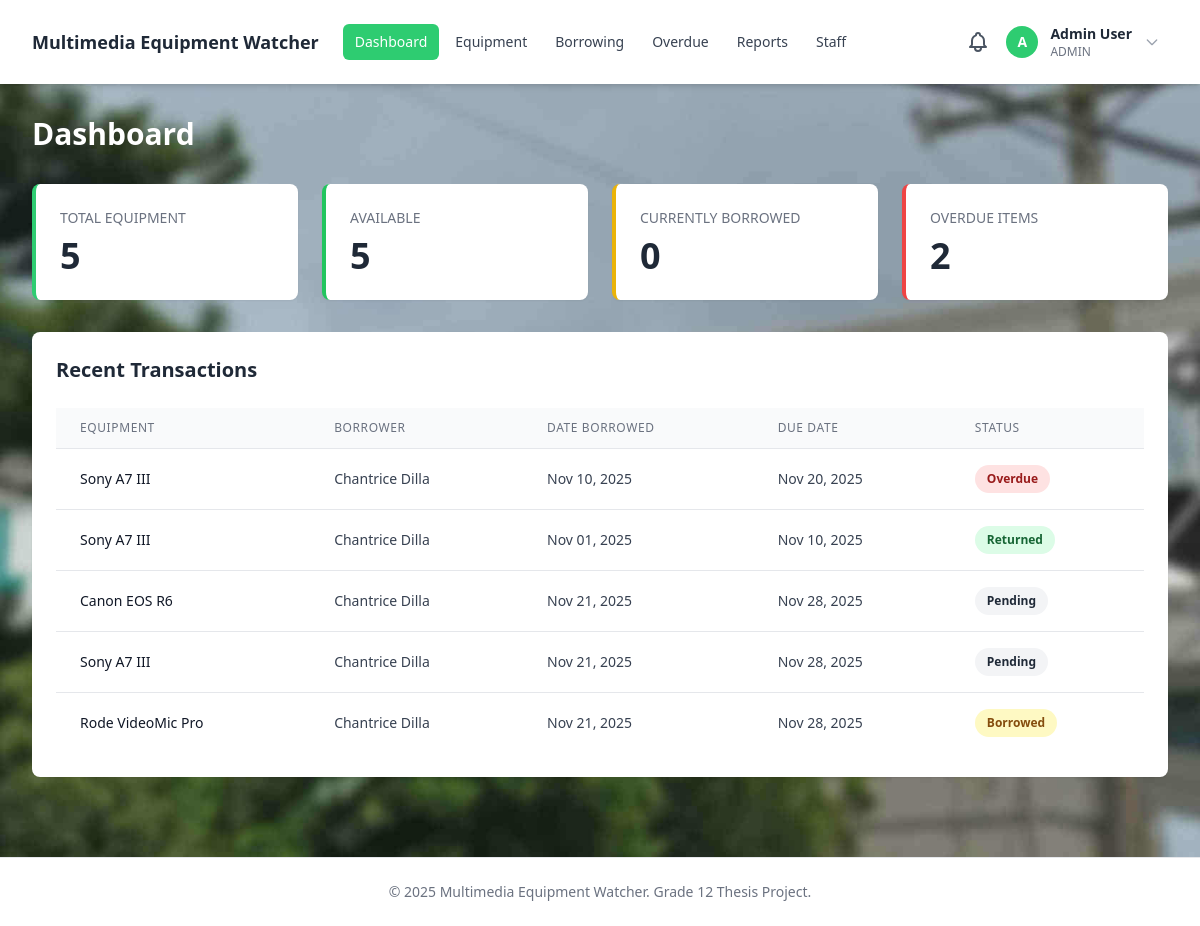
/dashboard.php (signed in), run on the app's committed database.
### tables this page shows
CREATE TABLE borrowing_transactions (
    id INT AUTO_INCREMENT PRIMARY KEY,
    equipment_id INT NOT NULL,
    user_id INT NOT NULL,
    quantity INT NOT NULL DEFAULT 1,
    quantity_returned INT NOT NULL DEFAULT 0,
    date_borrowed DATE NOT NULL,
    due_date DATE NOT NULL,
    date_returned DATE NULL,
    status ENUM('pending', 'borrowed', 'returned', 'partially_returned', 'lost', 'rejected') NOT NULL DEFAULT 'pending',
    remarks TEXT NULL,
    created_at TIMESTAMP DEFAULT CURRENT_TIMESTAMP,
    FOREIGN KEY (equipment_id) REFERENCES equipment(id) ON DELETE CASCADE,
    FOREIGN KEY (user_id) REFERENCES users(id) ON DELETE CASCADE
);

CREATE TABLE equipment (
    id INT AUTO_INCREMENT PRIMARY KEY,
    name VARCHAR(100) NOT NULL,
    description TEXT,
    category VARCHAR(50),
    total_quantity INT NOT NULL DEFAULT 1,
    available_quantity INT NOT NULL DEFAULT 1,
    status ENUM('available', 'borrowed', 'damaged', 'lost') NOT NULL DEFAULT 'available',
    created_at TIMESTAMP DEFAULT CURRENT_TIMESTAMP
);

CREATE TABLE users (
    id INT AUTO_INCREMENT PRIMARY KEY,
    name VARCHAR(100) NOT NULL,
    email VARCHAR(100) NOT NULL UNIQUE,
    password VARCHAR(255) NOT NULL,
    role ENUM('admin', 'user') NOT NULL DEFAULT 'user',
    is_active TINYINT(1) NOT NULL DEFAULT 0,
    created_at TIMESTAMP DEFAULT CURRENT_TIMESTAMP
);

### config/database.php (called while the page is built, shortened)
<?php
function isAdmin() {
    return isset($_SESSION['role']) && $_SESSION['role'] === 'admin';
}
function getCurrentUser() {
    return [
        'id' => $_SESSION['user_id'] ?? null,
        'name' => $_SESSION['user_name'] ?? null,
        'email' => $_SESSION['user_email'] ?? null,
        'role' => $_SESSION['role'] ?? null
    ];
}

### dashboard.php (the view, shortened to what this page needs)
<?php
require_once './config/database.php';
require_once 'includes/header.php';
$pdo = getDBConnection();
$totalEquipment = $pdo->query("SELECT COUNT(*) FROM equipment")->fetchColumn();
$availableEquipment = $pdo->query("SELECT COUNT(*) FROM equipment WHERE status = 'available'")->fetchColumn();
$borrowedEquipment = $pdo->query("SELECT COUNT(*) FROM equipment WHERE status = 'borrowed'")->fetchColumn();
$overdueTransactions = $pdo->query("SELECT COUNT(*) FROM borrowing_transactions WHERE status = 'borrowed' AND due_date < CURDATE()")->fetchColumn();
$recentTransactions = $pdo->query("
    SELECT bt.*, e.name as equipment_name, u.name as borrower_name
    FROM borrowing_transactions bt
    JOIN equipment e ON bt.equipment_id = e.id
    JOIN users u ON bt.user_id = u.id
    ORDER BY bt.created_at DESC
    LIMIT 5
")->fetchAll();
?>
<div class="mb-8">
    <h2 class="text-3xl font-bold text-white">Dashboard</h2>
</div>
<div class="grid grid-cols-1 md:grid-cols-2 lg:grid-cols-4 gap-6 mb-8">
    <div class="bg-white rounded-lg shadow-sm p-6 border-l-4 border-primary">
        <h3 class="text-sm font-medium text-gray-500 uppercase mb-2">Total Equipment</h3>
        <p class="text-4xl font-bold text-gray-800"><?php echo $totalEquipment; ?></p>
    </div>
    <div class="bg-white rounded-lg shadow-sm p-6 border-l-4 border-green-500">
        <h3 class="text-sm font-medium text-gray-500 uppercase mb-2">Available</h3>
        <p class="text-4xl font-bold text-gray-800"><?php echo $availableEquipment; ?></p>
    </div>
    <div class="bg-white rounded-lg shadow-sm p-6 border-l-4 border-yellow-500">
        <h3 class="text-sm font-medium text-gray-500 uppercase mb-2">Currently Borrowed</h3>
        <p class="text-4xl font-bold text-gray-800"><?php echo $borrowedEquipment; ?></p>
    </div>
    <div class="bg-white rounded-lg shadow-sm p-6 border-l-4 border-red-500">
        <h3 class="text-sm font-medium text-gray-500 uppercase mb-2">Overdue Items</h3>
        <p class="text-4xl font-bold text-gray-800"><?php echo $overdueTransactions; ?></p>
    </div>
</div>
<div class="bg-white rounded-lg shadow-sm p-6">
    <h3 class="text-xl font-semibold text-gray-800 mb-6">Recent Transactions</h3>
    <?php if (count($recentTransactions) > 0): ?>
        <div class="overflow-x-auto">
            <table class="min-w-full divide-y divide-gray-200">
                <thead class="bg-gray-50">
                    <tr>
                        <th class="px-6 py-3 text-left text-xs font-medium text-gray-500 uppercase tracking-wider">Equipment</th>
                        <th class="px-6 py-3 text-left text-xs font-medium text-gray-500 uppercase tracking-wider">Borrower</th>
                        <th class="px-6 py-3 text-left text-xs font-medium text-gray-500 uppercase tracking-wider">Date Borrowed</th>
                        <th class="px-6 py-3 text-left text-xs font-medium text-gray-500 uppercase tracking-wider">Due Date</th>
                        <th class="px-6 py-3 text-left text-xs font-medium text-gray-500 uppercase tracking-wider">Status</th>
                    </tr>
                </thead>
                <tbody class="bg-white divide-y divide-gray-200">
                    <?php foreach ($recentTransactions as $transaction): ?>
                        <?php
                        $statusClass = 'bg-gray-100 text-gray-800';
                        $statusText = ucfirst($transaction['status']);
                        if ($transaction['status'] === 'returned') {
                            $statusClass = 'bg-green-100 text-green-800';
                        } elseif ($transaction['status'] === 'borrowed' && $transaction['due_date'] < date('Y-m-d')) {
                            $statusClass = 'bg-red-100 text-red-800';
                            $statusText = 'Overdue';
                        } elseif ($transaction['status'] === 'borrowed') {
                            $statusClass = 'bg-yellow-100 text-yellow-800';
                        }
                        ?>
                        <tr class="hover:bg-gray-50 cursor-pointer" onclick="window.location.href='/borrowing/edit-status.php?id=<?php echo $transaction['id']; ?>'">
                            <td class="px-6 py-4 whitespace-nowrap text-sm font-medium text-gray-900"><?php echo htmlspecialchars($transaction['equipment_name']); ?></td>
                            <td class="px-6 py-4 whitespace-nowrap text-sm text-gray-700"><?php echo htmlspecialchars($transaction['borrower_name'] ?? 'Unknown'); ?></td>
                            <td class="px-6 py-4 whitespace-nowrap text-sm text-gray-700"><?php echo date('M d, Y', strtotime($transaction['date_borrowed'])); ?></td>
                            <td class="px-6 py-4 whitespace-nowrap text-sm text-gray-700"><?php echo date('M d, Y', strtotime($transaction['due_date'])); ?></td>
                            <td class="px-6 py-4 whitespace-nowrap">
                                <span class="px-3 py-1 inline-flex text-xs leading-5 font-semibold rounded-full <?php echo $statusClass; ?>">
                                    <?php echo $statusText; ?>
                                </span>
                            </td>
                        </tr>
                    <?php endforeach; ?>
                </tbody>
            </table>
        </div>
    <?php endif; ?>
</div>
<?php require_once 'includes/footer.php'; ?>

### includes/header.php (shortened to what this page needs)
<?php
require_once __DIR__ . '/../config/database.php';
$currentUser = getCurrentUser();
$currentPage = basename($_SERVER['PHP_SELF']);
?>
<!DOCTYPE html>
<html lang="en">
<head>
    <script src="https://cdn.tailwindcss.com"></script>
</head>
<body class="bg-gray-50" style="background-image: url('/images/background.jpg'); background-size: cover; background-position: center; background-attachment: fixed;">
    <header class="bg-white shadow-md sticky top-0 z-50">
        <div class="max-w-7xl mx-auto px-4 sm:px-6 lg:px-8">
            <div class="hidden lg:flex justify-between items-center py-4">
                <div class="flex items-center space-x-6">
                    <div class="flex items-center space-x-2">
                        <h1 class="text-lg font-bold text-gray-800">Multimedia Equipment Watcher</h1>
                    </div>
                    <nav class="flex space-x-1">
                        <?php if (isAdmin()): ?>
                            <a href="/dashboard.php" class="px-3 py-2 text-sm font-medium rounded-md transition <?php echo $currentPage === 'dashboard.php' ? 'bg-primary text-white' : 'text-gray-700 hover:bg-gray-100'; ?>">Dashboard</a>
                            <a href="/equipment/list.php" class="px-3 py-2 text-sm font-medium rounded-md transition <?php echo strpos($_SERVER['PHP_SELF'], '/equipment/') !== false ? 'bg-primary text-white' : 'text-gray-700 hover:bg-gray-100'; ?>">Equipment</a>
                            <a href="/borrowing/list.php" class="px-3 py-2 text-sm font-medium rounded-md transition <?php echo strpos($_SERVER['PHP_SELF'], '/borrowing/') !== false ? 'bg-primary text-white' : 'text-gray-700 hover:bg-gray-100'; ?>">Borrowing</a>
                            <a href="/overdue/list.php" class="px-3 py-2 text-sm font-medium rounded-md transition <?php echo strpos($_SERVER['PHP_SELF'], '/overdue/') !== false ? 'bg-primary text-white' : 'text-gray-700 hover:bg-gray-100'; ?>">Overdue</a>
                            <a href="/reports/list.php" class="px-3 py-2 text-sm font-medium rounded-md transition <?php echo strpos($_SERVER['PHP_SELF'], '/reports/') !== false ? 'bg-primary text-white' : 'text-gray-700 hover:bg-gray-100'; ?>">Reports</a>
                            <a href="/staff/list.php" class="px-3 py-2 text-sm font-medium rounded-md transition <?php echo strpos($_SERVER['PHP_SELF'], '/staff/') !== false ? 'bg-primary text-white' : 'text-gray-700 hover:bg-gray-100'; ?>">Staff</a>
                        <?php endif; ?>
                    </nav>
                </div>
                <div class="flex flex-row items-center relative">
                    <div class="relative">
                        <button onclick="toggleNotificationDropdown('desktop')" class="relative p-2 text-gray-600 hover:bg-gray-100 rounded-lg transition">
                        </button>
                    </div>
                    <div>
                        <button onclick="toggleUserDropdown('desktop')" class="flex items-center space-x-3 text-sm rounded-lg hover:bg-gray-100 p-2 transition">
                            <div class="w-8 h-8 bg-primary rounded-full flex items-center justify-center text-white font-semibold">
                                <?php echo strtoupper(substr($currentUser['name'], 0, 1)); ?>
                            </div>
                            <div class="text-left">
                                <p class="text-sm font-semibold text-gray-800"><?php echo htmlspecialchars($currentUser['name']); ?></p>
                                <p class="text-xs text-gray-500 uppercase"><?php echo htmlspecialchars($currentUser['role']); ?></p>
                            </div>
                            <svg class="w-4 h-4 text-gray-400" fill="none" stroke="currentColor" viewBox="0 0 24 24">
                                <path stroke-linecap="round" stroke-linejoin="round" stroke-width="2" d="M19 9l-7 7-7-7"></path>
                            </svg>
                        </button>
                    </div>
                </div>
            </div>
        </div>
    </header>
    <main class="max-w-7xl mx-auto px-4 sm:px-6 lg:px-8 py-8">

### includes/footer.php
    </main>
    <footer class="bg-white border-t border-gray-200 mt-12">
        <div class="max-w-7xl mx-auto px-4 sm:px-6 lg:px-8 py-6">
            <p class="text-center text-sm text-gray-500">&copy; <?php echo date('Y'); ?> Multimedia Equipment Watcher. Grade 12 Thesis Project.</p>
        </div>
    </footer>
</body>
</html>

### data on the page
borrowing_transactions: equipment.name "Sony A7 III", user.name "Chantrice Dilla", date_borrowed "Nov 10, 2025", due_date "Nov 20, 2025", statusText "Overdue"
borrowing_transactions: equipment.name "Sony A7 III", user.name "Chantrice Dilla", date_borrowed "Nov 01, 2025", due_date "Nov 10, 2025", status "Returned"
borrowing_transactions: equipment.name "Canon EOS R6", user.name "Chantrice Dilla", date_borrowed "Nov 21, 2025", due_date "Nov 28, 2025", status "Pending"
borrowing_transactions: equipment.name "Sony A7 III", user.name "Chantrice Dilla", date_borrowed "Nov 21, 2025", due_date "Nov 28, 2025", status "Pending"
borrowing_transactions: equipment.name "Rode VideoMic Pro", user.name "Chantrice Dilla", date_borrowed "Nov 21, 2025", due_date "Nov 28, 2025", status "Borrowed"

### other printed values
substr($currentUser['name'], 0, 1) "A"
$currentUser['name'] "Admin User"
$currentUser['role'] "ADMIN"
$totalEquipment "5"
$availableEquipment "5"
$borrowedEquipment "0"
$overdueTransactions "2"
